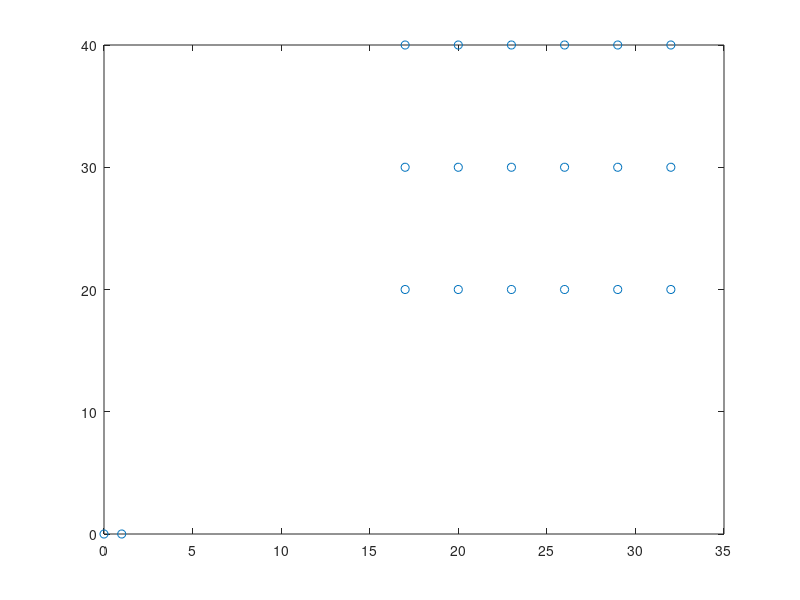

Here is the MATLAB script that generated this plot: (Note: this script raises an error after producing the figure.)
clc
clf 
clear all
close all
%% Initial parameters :
% Vehicle parameters 
L = 3;                                                      % L is the Wheelbase of the robot
W_r=2;                                                      % W_r is the width of the robot 
gamma_max = deg2rad(55);                                    % maximum steering angle
R_min = (L/tan(gamma_max));                                 % Minimum turning radius

% Orchard parameters 
RL=20;                                                      % Length of each row 
W=3;                                                        % Width of each row 
K_rows=5;                                                   % Orchard rows 
N=K_rows+1;                                                 % Rows plus 1 so that we can go tru all rows

%% Node co-ordinates computation of the field 
% 
% Intially the robot is at 0,0, and facing north 90 degress 
% We have that mid point of West row is (20,20)
% We divide the orchard into top, middle and bottom nodes 
% Totally there are 20 nodes including start and end node 
% Here we compute the top, middle and bottom row's first node co-ordinates
% 
% X co-ordinates of first nodes of each row 
% X2 is W to the left from the given mid-point(20,20)

X(1,2)=17;                                                  % bottom row first node 
X(1,N+2)=X(1,2);                                            % middle row first node 
X(1,2*N+2)=X(1,2);                                          % Top row first node

% Y cordinates of first nodes of each node 
% Y2 is on the same axis as the given mid-point 

Y(1,2)=RL;                                                  % bottom row first node            
Y(1,N+2)=RL/2+RL;                                           % middle row first node
Y(1,2*N+2)=2*RL;                                            % Top row first node

% Calculation of all the other node X co-ordinates 
for i=2:N                                                   % since each co-ordinate is W away 
    X(1,i+1)=X(1,i)+W;                                      % southern/bottom row x co-ordinates
    X(1,N+i+1)=X(1,N+i)+W;                                  % middle row x co rodinates 
    X(1,2*N+i+1)=X(1,N+i)+W;                                % northern/top row x co-ordinates
end

% Calculation of all the other node Y co-ordinates 
for i=2:N                                                   % since each co-ordinate is W away
    Y(1,i+1)=RL;                                            % south y co-ordinates
    Y(1,N+i+1)=RL+RL/2;                                     % northern y co-ordinates
     Y(1,2*N+i+1)=2*RL;
end
X(1,1)=0;                                                   % start node x' co-ordinate
X(1,3*N+2)=1;                                               % end node   x' co-ordinate

Y(1,1)=0;                                                   % start node y' co-ordinate
Y(1,3*N+2)=0;                                               % end node   y' co-ordinate

%% Visual check of orchard 
grid on
clf 
figure(1)
plot(X,Y,'o')                  

%% Computation of the cost matrix DMAT 
% Four parts :
% 1.Non turning Costs
% 2.Turning costs (pi/omega turns)
% 3.Start and end node to other nodes costs  
% 4.Cost from same node to same node

DMAT=zeros(3*N+2,3*N+2);
% Soft constraints 
huge=10^20;                         
small=-100;
sp_huge=10^25;


% 1. Non turning costs / straight lines
% 1.1 From bottom to middle row movement 
for i=2:N+1                                                 % bottom row
    for j=N+2:2*N+1                                         % middle row
        if (j-i)==N                                         % both nodes are in same row
            DMAT(i,j)=small;
            DMAT(j,i)=small;
        else                                                % i and j are not of the same row:Assign cost to huge
            DMAT(i,j)=huge;         
            DMAT(j,i)=huge;
        end
    end
end



% 1.2 From middle to top row movement 
for i=N+2:2*N+1                                             % bottom row
    for j=2*N+2:3*N+1                                       % topmost row
        if (j-i)==N                                         % both nodes are in same row
            DMAT(i,j)=small;
            DMAT(j,i)=small;
        else                                                % i and j are not of the same row:Assign cost to huge
%             to prevent going to another row's top node
            DMAT(i,j)=huge;
            DMAT(j,i)=huge;
        end
    end
    
end
% 1.3 From bottom row to top row 
% To prevent it from going directly to top row 
for i= 2:N+1
    for j=2*N+2:3*N+1
        DMAT(i,j) = huge;% we dont want to go from bottom to top
        DMAT(j,i) = huge;
    end
end


% 2. Turning costs 
% 2.1 pi and omega manuvers 

for i=2:N                                                   % Bottom row 
    for j=i+1:N+1                                             % Node to the right
        d = abs(i-j);                                       % Distance between nodes
        f=d*R_min;                                          % Turning radius bettwen node i and j
        if f>=2*R_min                                       % This is a pi turn
            cost=((d*W_r+(pi-2)*R_min)); 
            DMAT(i,j)=cost;     % Cost of a pi turn
        else % omega turn 
            
            cost=((3*pi*R_min-2*R_min*acos(1-(2*R_min+d*W_r)^2/(8*R_min^2))));            % Cost of a omgega turn
            DMAT(i,j)=cost;
        end   
     
%      Symmetrical conditions for topmost/northern row
     DMAT(j,i)=DMAT(i,j); 
     DMAT(i+2*N, j+2*N) = DMAT(i,j); 
     DMAT(j+2*N, i+2*N)= DMAT(i,j);
%      to prevent movement from middle node to another row middle node 
%      DMAT(N+i,N+j)=huge; 
%      DMAT(N+j,N+i)=huge;
    end
end

% for i=2:N
%     for j=2*N:3*N+1
%         DMAT(i,j)=huge;
%         DMAT(j,i)=huge;
%     end
% end



% 3. Start and End node costs 
s_x=[X(1,1),Y(1,1)];                            % start node co-ordinates 
e_x=[X(1,3*N+2),Y(1,3*N+2)];                       % end node co-ordinates 

% 3.1 Costs from the start node and end node to top and bottom nodes - we use manhattan distance
for i=2:3*N+1
    if (i>1 && i<N+1)
        DMAT(1,i) = small;
        DMAT(3*N+2,i) = small;
    else
        DMAT(1,i) =  abs(X(1)-X(i)) + abs(Y(1)-Y(i)); %manhattan distance
        DMAT(3*N+2,i) = abs(X(2*N+2)-X(i)) + abs(Y(2*N+2)-Y(i)); %manhattan distance
        DMAT(1,i) =huge; %manhattan distance
        DMAT(3*N+2,i) = huge; %manhattan distance
    end
    
    DMAT(i,1) = DMAT(1,i); % cost matrix symmetry
    DMAT(i,3*N+2) = DMAT(3*N+2,i); % cost matrix symmetry
end

% 3.2
% To prevent the robot to directly move into the middle rows 
% Or to prevent the robot to directly exit from the middle rows 
% We assign those costs to 'huge'
for i=8:13
    DMAT(1,i)=huge;
    DMAT(3*N+2,i)=huge;
    DMAT(1,i)=DMAT(i,1);
    DMAT(3*N+2,i)=DMAT(i,3*N+2);
    
end 

% % 3.3
% To prevent the robot from going direclty from start to end node 
% % Cost between start and end node is also assigned as 'huge'
DMAT(1,3*N+2) = huge;
DMAT(3*N+2, 1) = huge; 

% 4 Cost from a one 'node' to the same 'node'
for i=1:3*N+2
    for i=1:3*N+2
        DMAT(i,i)=sp_huge;
    end 
end 

%% Optimal node sequence 
% Using TSP-GA algorithm 

XY = [X' Y'];
t = cputime;  
resultStruct = tspof_ga('xy', XY , 'DMAT', DMAT, 'SHOWRESULT',false, 'SHOWWAITBAR', false, 'SHOWPROG', false); 
E = cputime-t; %print time required to compute it.   
route = [1 resultStruct.optRoute 3*N+2]; % extract node sequence   
display(route)


%% Compute the path for Pure pursuit to follow 

path_generator(route,XY,R_min);


